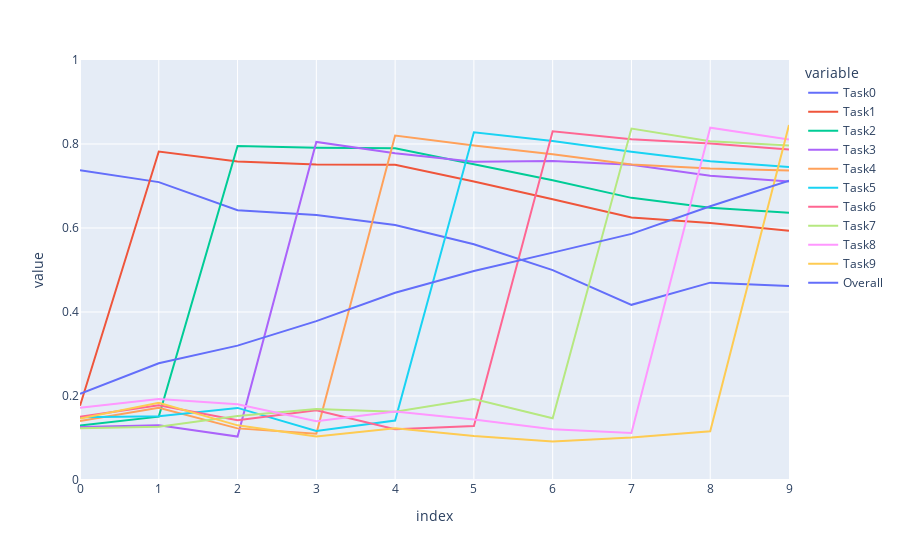

Write notebook code for a chart like this one.
### Markdown cell above
## Traning accuracies

### Code cell
train_df = pd.DataFrame(training_accuracies)
train_df.index = range(10)

fig = px.line(train_df, x=train_df.index, y=train_df.columns, range_y=[0, 1])
fig.show()

### Figure 1 — Plotly figure (JSON) as saved in the notebook; plotly's stock layout.template omitted (floating-point values rounded to 4 significant figures)
{"data": [{"hovertemplate": "variable=Task0<br>index=%{x}<br>value=%{y}<extra></extra>", "legendgroup": "Task0", "line": {"color": "#636efa", "dash": "solid"}, "marker": {"symbol": "circle"}, "mode": "lines", "name": "Task0", "orientation": "v", "showlegend": true, "type": "scatter", "x": [0, 1, 2, 3, 4, 5, 6, 7, 8, 9], "xaxis": "x", "y": [0.7375, 0.7093, 0.6423, 0.6309, 0.6071, 0.5614, 0.4997, 0.4171, 0.4699, 0.4621], "yaxis": "y"}, {"hovertemplate": "variable=Task1<br>index=%{x}<br>value=%{y}<extra></extra>", "legendgroup": "Task1", "line": {"color": "#EF553B", "dash": "solid"}, "marker": {"symbol": "circle"}, "mode": "lines", "name": "Task1", "orientation": "v", "showlegend": true, "type": "scatter", "x": [0, 1, 2, 3, 4, 5, 6, 7, 8, 9], "xaxis": "x", "y": [0.1767, 0.7821, 0.7584, 0.751, 0.7505, 0.7106, 0.6686, 0.6251, 0.6122, 0.5937], "yaxis": "y"}, {"hovertemplate": "variable=Task2<br>index=%{x}<br>value=%{y}<extra></extra>", "legendgroup": "Task2", "line": {"color": "#00cc96", "dash": "solid"}, "marker": {"symbol": "circle"}, "mode": "lines", "name": "Task2", "orientation": "v", "showlegend": true, "type": "scatter", "x": [0, 1, 2, 3, 4, 5, 6, 7, 8, 9], "xaxis": "x", "y": [0.1298, 0.1509, 0.7953, 0.7908, 0.7899, 0.7517, 0.7136, 0.6718, 0.648, 0.6363], "yaxis": "y"}, {"hovertemplate": "variable=Task3<br>index=%{x}<br>value=%{y}<extra></extra>", "legendgroup": "Task3", "line": {"color": "#ab63fa", "dash": "solid"}, "marker": {"symbol": "circle"}, "mode": "lines", "name": "Task3", "orientation": "v", "showlegend": true, "type": "scatter", "x": [0, 1, 2, 3, 4, 5, 6, 7, 8, 9], "xaxis": "x", "y": [0.126, 0.1304, 0.1033, 0.8048, 0.778, 0.7578, 0.7595, 0.7508, 0.7244, 0.7108], "yaxis": "y"}, {"hovertemplate": "variable=Task4<br>index=%{x}<br>value=%{y}<extra></extra>", "legendgroup": "Task4", "line": {"color": "#FFA15A", "dash": "solid"}, "marker": {"symbol": "circle"}, "mode": "lines", "name": "Task4", "orientation": "v", "showlegend": true, "type": "scatter", "x": [0, 1, 2, 3, 4, 5, 6, 7, 8, 9], "xaxis": "x", "y": [0.1404, 0.1721, 0.1229, 0.1102, 0.8202, 0.7965, 0.7755, 0.7514, 0.7418, 0.737], "yaxis": "y"}, {"hovertemplate": "variable=Task5<br>index=%{x}<br>value=%{y}<extra></extra>", "legendgroup": "Task5", "line": {"color": "#19d3f3", "dash": "solid"}, "marker": {"symbol": "circle"}, "mode": "lines", "name": "Task5", "orientation": "v", "showlegend": true, "type": "scatter", "x": [0, 1, 2, 3, 4, 5, 6, 7, 8, 9], "xaxis": "x", "y": [0.1497, 0.152, 0.1716, 0.1169, 0.1417, 0.8277, 0.8073, 0.7815, 0.7592, 0.7454], "yaxis": "y"}, {"hovertemplate": "variable=Task6<br>index=%{x}<br>value=%{y}<extra></extra>", "legendgroup": "Task6", "line": {"color": "#FF6692", "dash": "solid"}, "marker": {"symbol": "circle"}, "mode": "lines", "name": "Task6", "orientation": "v", "showlegend": true, "type": "scatter", "x": [0, 1, 2, 3, 4, 5, 6, 7, 8, 9], "xaxis": "x", "y": [0.1503, 0.1782, 0.1422, 0.166, 0.1211, 0.1284, 0.8303, 0.8116, 0.8013, 0.7868], "yaxis": "y"}, {"hovertemplate": "variable=Task7<br>index=%{x}<br>value=%{y}<extra></extra>", "legendgroup": "Task7", "line": {"color": "#B6E880", "dash": "solid"}, "marker": {"symbol": "circle"}, "mode": "lines", "name": "Task7", "orientation": "v", "showlegend": true, "type": "scatter", "x": [0, 1, 2, 3, 4, 5, 6, 7, 8, 9], "xaxis": "x", "y": [0.123, 0.1268, 0.1523, 0.1693, 0.1627, 0.1931, 0.1468, 0.8367, 0.8065, 0.7967], "yaxis": "y"}, {"hovertemplate": "variable=Task8<br>index=%{x}<br>value=%{y}<extra></extra>", "legendgroup": "Task8", "line": {"color": "#FF97FF", "dash": "solid"}, "marker": {"symbol": "circle"}, "mode": "lines", "name": "Task8", "orientation": "v", "showlegend": true, "type": "scatter", "x": [0, 1, 2, 3, 4, 5, 6, 7, 8, 9], "xaxis": "x", "y": [0.1718, 0.1929, 0.1804, 0.1401, 0.1629, 0.1439, 0.1208, 0.1119, 0.8388, 0.8109], "yaxis": "y"}, {"hovertemplate": "variable=Task9<br>index=%{x}<br>value=%{y}<extra></extra>", "legendgroup": "Task9", "line": {"color": "#FECB52", "dash": "solid"}, "marker": {"symbol": "circle"}, "mode": "lines", "name": "Task9", "orientation": "v", "showlegend": true, "type": "scatter", "x": [0, 1, 2, 3, 4, 5, 6, 7, 8, 9], "xaxis": "x", "y": [0.1462, 0.1841, 0.1301, 0.1039, 0.1234, 0.1047, 0.09148, 0.1013, 0.1159, 0.8454], "yaxis": "y"}, {"hovertemplate": "variable=Overall<br>index=%{x}<br>value=%{y}<extra></extra>", "legendgroup": "Overall", "line": {"color": "#636efa", "dash": "solid"}, "marker": {"symbol": "circle"}, "mode": "lines", "name": "Overall", "orientation": "v", "showlegend": true, "type": "scatter", "x": [0, 1, 2, 3, 4, 5, 6, 7, 8, 9], "xaxis": "x", "y": [0.2051, 0.2779, 0.3199, 0.3784, 0.4457, 0.4976, 0.5414, 0.5859, 0.6518, 0.7125], "yaxis": "y"}], "layout": {"legend": {"title": {"text": "variable"}, "tracegroupgap": 0}, "margin": {"t": 60}, "xaxis": {"anchor": "y", "domain": [0, 1], "title": {"text": "index"}}, "yaxis": {"anchor": "x", "domain": [0, 1], "range": [0, 1], "title": {"text": "value"}}}}
